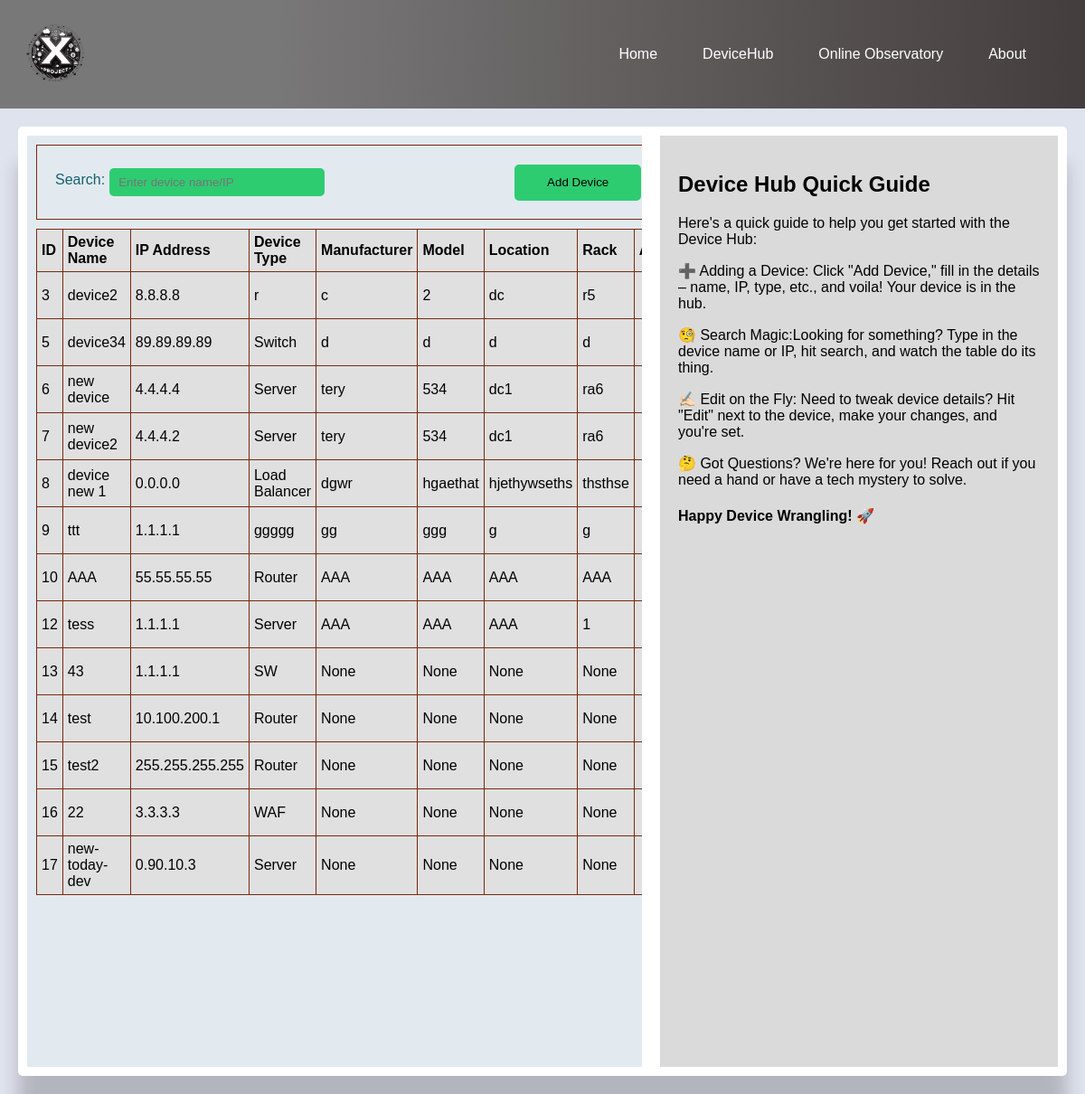
The page /devicehub/ on the database as committed earlier.
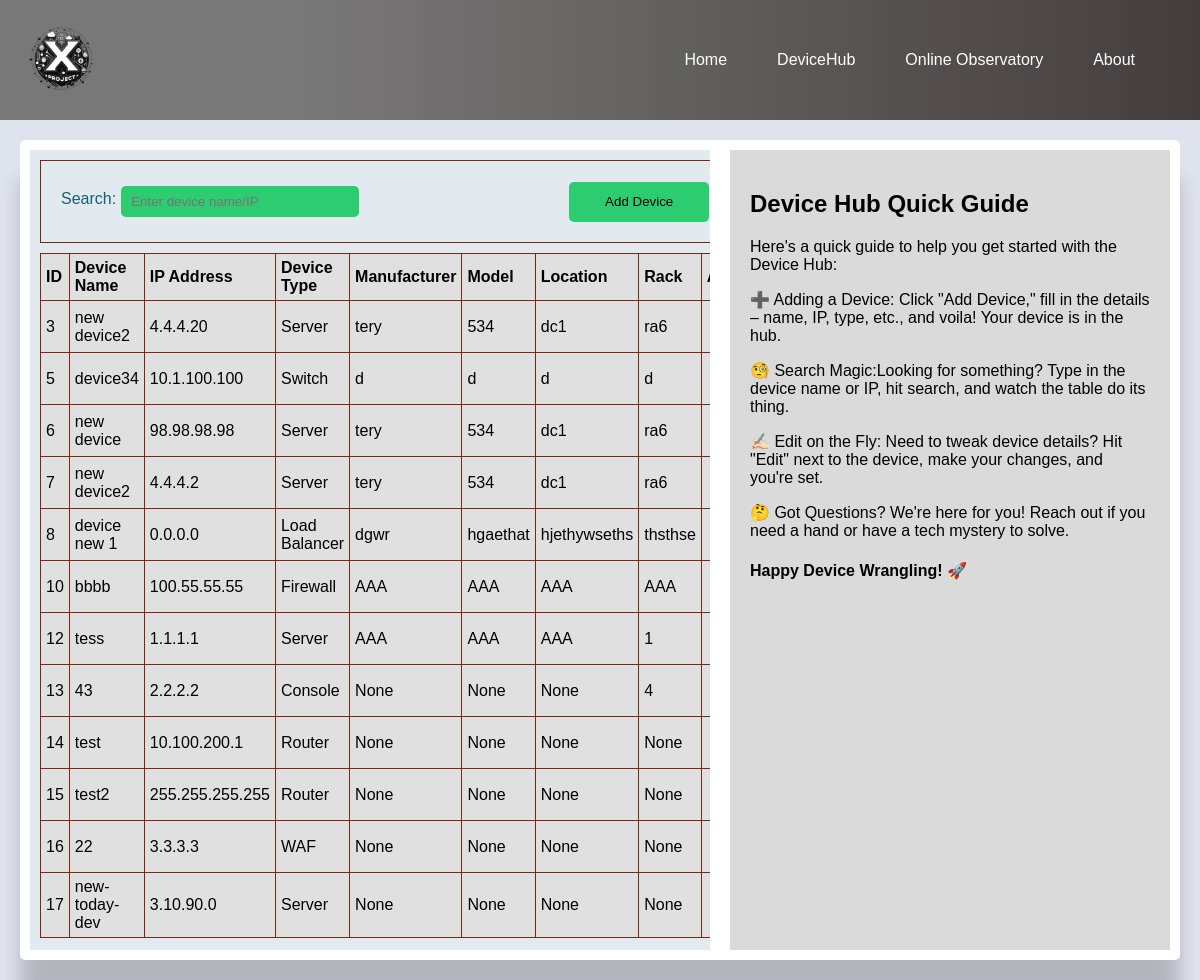
The same page on the database as committed later.
### deviceHub/models.py (models this page shows)
class Device(models.Model):
    device_name = models.CharField(max_length=255)
    ip_address = models.GenericIPAddressField()
    device_type = models.CharField(max_length=255)
    manufacturer = models.CharField(max_length=255, blank=True, null=True)
    model = models.CharField(max_length=255, blank=True, null=True)
    location = models.CharField(max_length=255, blank=True, null=True)
    rack_loc = models.CharField(max_length=255, blank=True, null=True)

### deviceHub/views.py (the view)
# urls.py: path('', views.device_hub, name='devicehub'),
def device_hub(request):
    devices = Device.objects.all()
    return render(request, 'devicehub.html', {'devices': devices})

### templates/devicehub.html (shortened to what this page needs)
{% extends 'base.html' %}
    {% load static %}
{% block content %}
<div class="container">
    <div class="form-container" id="form_input">
        <label for="searchBox">Search:</label>
        <input type="text" id="searchBox" placeholder="Enter device name/IP">
    </div>
    <button onclick="openAddDeviceModal()">Add Device</button>
</div>
<table id="devicesTable" class="table">
    <thead>
        <tr>
            <th>ID</th>
            <th>Device Name</th>
            <th>IP Address</th>
            <th>Device Type</th>
            <th>Manufacturer</th>
            <th>Model</th>
            <th>Location</th>
            <th>Rack</th>
            <th>Action</th>
        </tr>
    </thead>
    <tbody id="devicesList">
        {% for device in devices %}
        <tr id="device-{{ device.id }}">
            <td>{{ device.id }}</td>
            <td>{{ device.device_name }}</td>
            <td>{{ device.ip_address }}</td>
            <td>{{ device.device_type }}</td>
            <td>{{ device.manufacturer }}</td>
            <td>{{ device.model }}</td>
            <td>{{ device.location }}</td>
            <td>{{device.rack_loc}}</td>
            <td>
                <div class="devicehub-action-buttons">
                </div>
            </td>
        </tr>
        {% endfor %}
    </tbody>
</table>
{% endblock %}
{% block help %}
<h2>Device Hub Quick Guide</h2>
<p>Here's a quick guide to help you get started with the Device Hub:</p>
<p>➕ Adding a Device:
    Click "Add Device," fill in the details – name, IP, type, etc., and voila! Your device is in the hub.</p>
<p>🧐 Search Magic:Looking for something? Type in the device name or IP, hit search, and watch the table do its
    thing.
</p>
<p>✍🏻 Edit on the Fly:
    Need to tweak device details? Hit "Edit" next to the device, make your changes, and you're set.</p>
<p>🤔 Got Questions?
    We're here for you! Reach out if you need a hand or have a tech mystery to solve.</p>
<h4>Happy Device Wrangling! 🚀</h4>
{% endblock %}

Rows that differ between the two databases and show on the page:
removed Device: id "9", device_name "ttt", ip_address "1.1.1.1", device_type "ggggg", manufacturer "gg", model "ggg", location "g", rack_loc "g"
changed Device id 3: device_name "device2" → "new device2"; ip_address "8.8.8.8" → "4.4.4.20"; device_type "r" → "Server"; manufacturer "c" → "tery"; model "2" → "534"; location "dc" → "dc1"; rack_loc "r5" → "ra6"
changed Device "device34": ip_address "89.89.89.89" → "10.1.100.100"
changed Device "new device": ip_address "4.4.4.4" → "98.98.98.98"
changed Device id 10: device_name "AAA" → "bbbb"; ip_address "55.55.55.55" → "100.55.55.55"; device_type "Router" → "Firewall"
changed Device id 13: ip_address "1.1.1.1" → "2.2.2.2"; device_type "SW" → "Console"; rack_loc "None" → "4"
changed Device "new-today-dev": ip_address "0.90.10.3" → "3.10.90.0"
